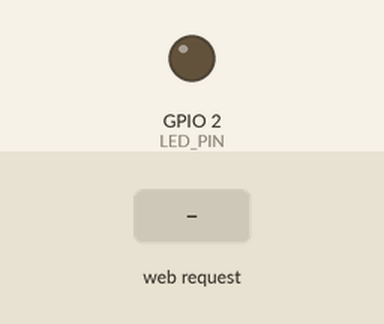
The sketch below on a simulated ESP32. Parts: output pins drawn as LEDs (lit = HIGH). The inputs (shaded band) are chosen by the test bench. WiFi joins after 1.5 s; servers stay silent unless stated; what the sketch prints to the serial monitor is not drawn.

Above: at 3.7 s.
3.8 s: HTTP request GET /on received
At 4.1 s:
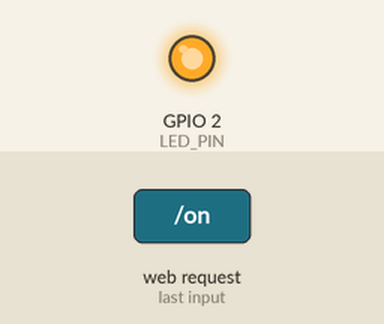
5.3 s: HTTP request GET /off received
At 6.4 s:
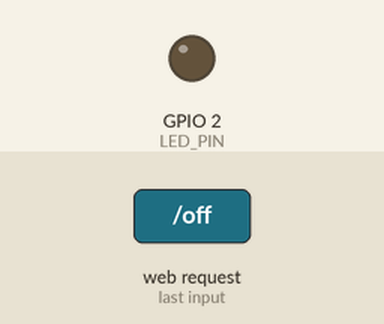
Timing chart, 0 to 8.3 s (numbered marks = the images above; inputs shaded):
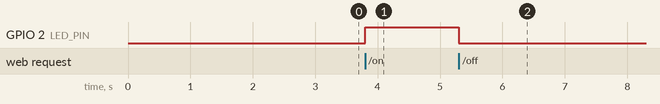

Measured:
- after the input at 3.8 s, GPIO 2 (LED_PIN): LOW → HIGH at once
- after the input at 5.3 s, GPIO 2 (LED_PIN): HIGH → LOW at once

The sketch:

07_Web_Server_LED.ino
```cpp
/*
 * ESP32 教程系列 07：Web 服务器 - 用手机/电脑浏览器控制 LED
 *
 * 学习目标：
 * 1. 理解什么是 Web 服务器、HTTP 请求和 HTTP 响应
 * 2. 学会用 WebServer.h 创建一个简单的 HTTP 服务器
 * 3. 理解 URL、路径、端口、HTML、CSS 的基本概念
 * 4. 实现通过浏览器远程开关 ESP32 上的 LED
 *
 * 前置知识：
 * - 已完成教程 06《Wi-Fi 连接》，知道如何把 ESP32 连入 Wi-Fi
 * - 了解 digitalWrite() 控制 LED 亮灭（教程 01）
 *
 * 硬件连接：
 * - ESP32 GPIO2  →  LED 正极（长脚）
 * - LED 负极（短脚） →  330Ω 电阻  →  GND
 *
 * 为什么要加电阻？
 * LED 导通后内阻很小，如果直接接 3.3V 会流过过大电流，导致 LED 烧坏。
 * 330Ω 电阻把电流限制在约 10mA 以内，让 LED 安全工作。
 *
 * 使用步骤：
 * 1. 修改下面的 ssid 和 password 为你自己的 Wi-Fi 信息。
 * 2. 用 USB 线把程序上传到 ESP32。
 * 3. 打开 Arduino IDE 串口监视器（波特率 115200），记录打印出的 IP 地址。
 * 4. 确保你的手机/电脑和 ESP32 连接同一个 Wi-Fi。
 * 5. 在手机/电脑的浏览器地址栏输入 ESP32 的 IP 地址，按回车访问。
 * 6. 点击网页上的按钮即可控制 LED。
 *
 * 关键概念解释：
 * - Web 服务器：一台一直等待别人来“访问”的计算机程序。这里 ESP32 就是服务器，
 *   你的手机/电脑浏览器就是“客户端”。服务器收到请求后返回网页或数据。
 * - HTTP（HyperText Transfer Protocol，超文本传输协议）：浏览器和 Web 服务器
 *   之间对话使用的规则。它规定了请求怎么发、响应怎么回，是无状态的协议，
 *   即服务器默认不会记住你上一步做了什么（所以这里用 URL 路径来区分命令）。
 * - HTTP 请求（Request）：浏览器发给服务器的一条消息，比如“请给我首页内容”。
 *   请求里包含方法（GET、POST 等）、路径（/、/on、/off）、协议版本等信息。
 * - HTTP 响应（Response）：服务器收到请求后返回的消息，包括状态码、内容类型、
 *   正文内容等。比如 200 表示成功，404 表示找不到页面。
 * - URL（Uniform Resource Locator，统一资源定位符）：就是浏览器地址栏里那串地址，
 *   比如 http://192.168.1.105/on。它告诉浏览器要访问哪台服务器上的哪个资源。
 * - 路径（Path）：URL 中域名/IP 后面的部分，如 /、/on、/off。Web 服务器根据
 *   路径来决定返回什么内容或执行什么操作。
 * - 端口（Port）：服务器上不同服务的“门牌号”。HTTP 默认端口是 80，HTTPS 默认是 443。
 *   本示例用 80 端口，所以访问时不需要在 IP 后面加“:80”。
 * - HTML（HyperText Markup Language，超文本标记语言）：网页的骨架，用来描述
 *   网页里有哪些标题、按钮、段落等内容。
 * - CSS（Cascading Style Sheets，层叠样式表）：网页的“化妆品”，用来设置颜色、
 *   字体大小、按钮样式、布局等，让网页更美观。
 * - 状态码：HTTP 响应中用来表示结果的三位数字。常见：
 *   * 200 OK：请求成功。
 *   * 302 Found：重定向，告诉浏览器去访问另一个地址。
 *   * 404 Not Found：服务器找不到请求的资源。
 */

#include <WiFi.h>
#include <WebServer.h>

// ===== 修改这里：填入你的 Wi-Fi 信息 =====
const char* ssid = "YOUR_WIFI_SSID";
const char* password = "YOUR_WIFI_PASSWORD";

// LED 引脚。GPIO2 是大多数 ESP32 开发板板载 LED 所在的引脚，
// 直接控制这个引脚就能看到效果，不需要外接元件。
#define LED_PIN 2

// 创建 WebServer 对象，监听 80 端口。
// 80 端口是 HTTP 协议的默认端口，浏览器访问时如果不写端口就默认是 80。
// 如果想用其他端口，比如 8080，访问时就要写 http://192.168.x.x:8080。
WebServer server(80);

// LED 当前状态。用 bool 类型（true/false）记录，方便网页显示当前状态。
// 这里 false 表示熄灭，true 表示点亮。
bool ledState = false;

// 生成网页内容的函数。
// 为什么要单独写成一个函数？因为首页 / 和每次操作后返回的页面结构几乎一样，
// 写成函数可以避免重复代码，也更容易修改网页样式。
String generateHTML() {
  // String 是 Arduino 的字符串类，支持用 += 拼接内容。
  // 这里拼接出一个完整的 HTML 页面字符串，最后一次性发给浏览器。
  String html = "<!DOCTYPE html><html lang='zh-CN'>";
  html += "<head>";
  html += "<meta charset='UTF-8'>";
  // viewport 元标签让手机浏览器以正确比例显示页面，不会把网页缩得很小。
  html += "<meta name='viewport' content='width=device-width, initial-scale=1.0'>";
  html += "<title>ESP32 LED 控制</title>";
  html += "<style>";
  html += "body{font-family:'Microsoft YaHei',Arial,sans-serif;text-align:center;background:#f5f5f5;margin:0;padding:20px;}";
  html += ".container{max-width:400px;margin:50px auto;background:white;padding:30px;border-radius:20px;box-shadow:0 4px 15px rgba(0,0,0,0.1);}";
  html += "h1{color:#333;}";
  html += ".status{font-size:60px;margin:20px 0;}";
  html += ".btn{display:inline-block;padding:15px 50px;font-size:24px;color:white;border:none;border-radius:10px;cursor:pointer;text-decoration:none;transition:0.3s;}";
  html += ".btn:hover{opacity:0.85;transform:translateY(-2px);}";
  html += "</style>";
  html += "</head><body>";
  html += "<div class='container'>";
  html += "<h1>ESP32 LED 控制</h1>";

  // 根据 LED 状态动态生成不同的显示内容和按钮。
  // 点亮时显示绿色圆点，并提供“关闭 LED”的红色按钮；
  // 熄灭时显示灰色圆点，并提供“打开 LED”的绿色按钮。
  if (ledState) {
    html += "<div class='status' style='color:#4CAF50'>●</div>";
    html += "<p>LED 状态：<strong>点亮</strong></p>";
    html += "<a href='/off' class='btn' style='background:#f44336'>关闭 LED</a>";
  } else {
    html += "<div class='status' style='color:#ccc'>●</div>";
    html += "<p>LED 状态：<strong>熄灭</strong></p>";
    html += "<a href='/on' class='btn' style='background:#4CAF50'>打开 LED</a>";
  }

  html += "</div></body></html>";
  return html;
}

// 处理根路径 "/" 的函数。
// 当浏览器只输入 IP 地址（例如 http://192.168.1.105）时，默认访问的就是根路径。
// 这里返回生成的 HTML 首页。
void handleRoot() {
  // server.send(状态码, 内容类型, 正文内容) 把响应发回浏览器。
  // "text/html; charset=utf-8" 告诉浏览器：这是一段 HTML 文本，字符编码是 UTF-8，
  // 这样中文才能正常显示，不会乱码。
  server.send(200, "text/html; charset=utf-8", generateHTML());
}

// 处理 "/on" 请求的函数。
// 当用户点击“打开 LED”按钮时，浏览器会访问 http://IP地址/on，
// 服务器收到这个请求后把 LED 点亮，然后重定向回首页。
void handleOn() {
  ledState = true;
  digitalWrite(LED_PIN, HIGH);
  Serial.println("Web 命令：开灯");

  // 重定向：告诉浏览器“请重新访问 /”。
  // 使用 302 状态码和 Location 头实现。
  // 这样做的好处是：用户操作完 LED 后，浏览器会自动回到首页，
  // 看到更新后的 LED 状态和按钮，而不是停留在一个空白页面。
  server.sendHeader("Location", "/");
  server.send(302, "text/plain", "");
}

// 处理 "/off" 请求的函数。逻辑与 handleOn 对应。
void handleOff() {
  ledState = false;
  digitalWrite(LED_PIN, LOW);
  Serial.println("Web 命令：关灯");

  server.sendHeader("Location", "/");
  server.send(302, "text/plain", "");
}

// 处理不存在路径的函数，即 404 页面。
// 当用户输入了服务器没有注册的路径时，返回友好的中文提示。
void handleNotFound() {
  server.send(404, "text/plain; charset=utf-8", "页面不存在");
}

void setup() {
  Serial.begin(115200);
  delay(1000);
  Serial.println("================================");
  Serial.println("ESP32 教程 07：Web 服务器控制 LED");
  Serial.println("================================");

  // 初始化 LED 引脚为输出模式，并默认熄灭。
  pinMode(LED_PIN, OUTPUT);
  digitalWrite(LED_PIN, LOW);

  // 连接 Wi-Fi。流程和教程 06 相同，这里不再赘述。
  WiFi.mode(WIFI_STA);
  WiFi.begin(ssid, password);

  Serial.print("连接 Wi-Fi");
  int retry = 0;
  while (WiFi.status() != WL_CONNECTED && retry < 30) {
    delay(500);
    Serial.print(".");
    retry++;
  }
  Serial.println();

  if (WiFi.status() != WL_CONNECTED) {
    Serial.println("Wi-Fi 连接失败，请检查 ssid 和密码");
    return;  // 连接失败直接返回，不再启动 Web 服务器
  }

  Serial.print("Wi-Fi 已连接，IP 地址：");
  Serial.println(WiFi.localIP());
  // 把访问地址也打印出来，方便复制到浏览器。
  Serial.print("请用浏览器访问：http://");
  Serial.println(WiFi.localIP());

  // 注册路由处理函数。
  // server.on(path, handler) 的意思是：当浏览器访问指定路径时，
  // 调用对应的 handler 函数来处理。
  // 这里注册了 3 个路径和一个默认的 404 处理函数。
  server.on("/", handleRoot);
  server.on("/on", handleOn);
  server.on("/off", handleOff);
  server.onNotFound(handleNotFound);

  // 启动 Web 服务器，开始监听 80 端口。
  // 从这行开始，ESP32 就在后台等待浏览器连接了。
  server.begin();
  Serial.println("HTTP 服务器已启动，等待浏览器连接...");
}

void loop() {
  // server.handleClient() 负责处理客户端（浏览器）发来的请求。
  // 必须在 loop() 中反复调用，否则服务器不会响应。
  // 它不会阻塞程序太久，如果没有请求就会立即返回，所以主循环还能做别的事。
  server.handleClient();
}

/*
 * 故障排查：
 * 1. 浏览器提示“无法访问此网站”：
 *    - 确认手机和 ESP32 连接的是同一个 Wi-Fi。
 *    - 确认串口监视器打印的 IP 地址没有抄错。
 *    - 某些公共 Wi-Fi/校园网会禁止设备之间互相访问，可换家用路由器测试。
 * 2. 网页显示乱码：
 *    - 检查 server.send() 的内容类型里是否包含 "charset=utf-8"。
 *    - 检查 HTML 头部是否有 <meta charset='UTF-8'>。
 * 3. 点击按钮没有反应：
 *    - 观察串口监视器是否有“Web 命令：开灯/关灯”输出，确认请求是否到达。
 *    - 检查 GPIO2 上是否接了 LED，且 LED 方向没有接反。
 *
 * 扩展练习：
 * 1. 增加 /api/status 接口，用 JSON 格式返回 LED 当前状态，
 *    例如 {"led":true}。这样其他程序可以通过 API 读取状态。
 * 2. 增加 PWM 调光滑块，用 /set?duty=128 的查询参数方式控制 LED 亮度，
 *    并在 loop() 里用 server.arg("duty") 读取参数。
 * 3. 用 mDNS 让 ESP32 可以通过 http://esp32.local 访问，就不用记 IP 地址了。
 *    （extensions/ 目录有专门教程。）
 * 4. 给网页增加自动刷新，或改用 AJAX 请求，使页面不用整体刷新就能更新状态。
 */
```
